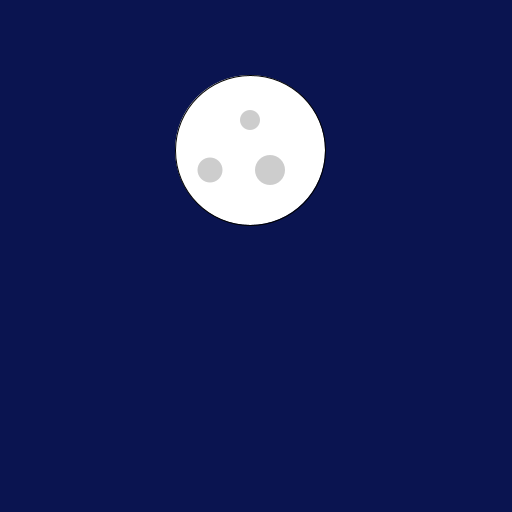
Frame 1 (no input)
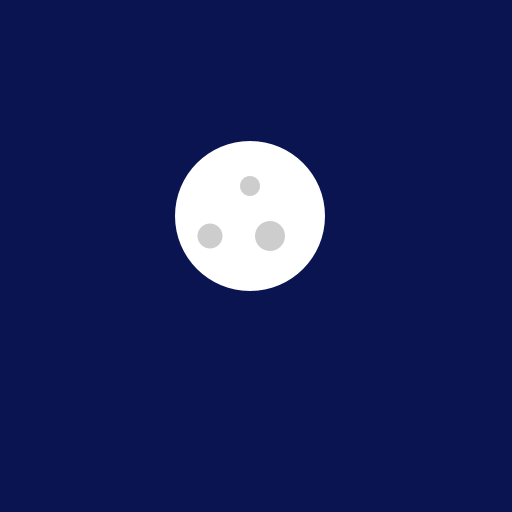
Frame 60 (the mouse pressed at the canvas centre just before this capture)
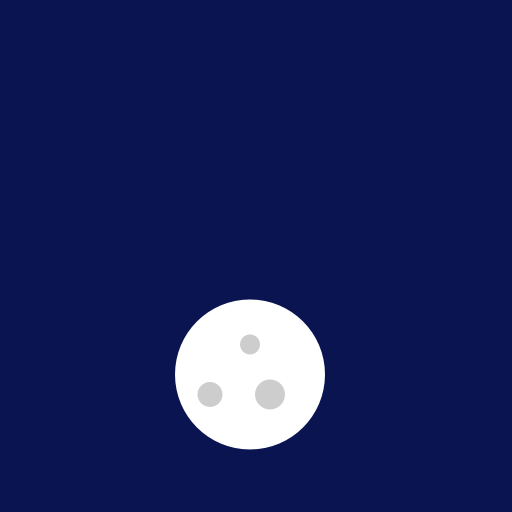
Frame 120 (the mouse held since frame 60 and released just before this capture)

The Processing sketch that drew these frames (run headless with seeded random() and noise(); from frame 60 on, the mouse is pressed at the canvas centre):

// Processing sketch: luna
// ── luna.pde
float gravity = 0.5; 
Moon luna = new Moon();

class Moon {
  float x = 0; 
  float y = 0; 
  float speed_y = 0; 
  
  void disegna() {
    fill(255); 
    circle(x + 250, y + 150, 150); 
  }
  
 
  void crateri() {
    noStroke();
    fill(127, 100); 
 
    circle(x + 250, y + 120, 20);
    circle(x + 270, y + 170, 30);
    circle(x + 210, y + 170, 25);
  }
  
  
  void rimbalzo() {
    y += speed_y;
    speed_y += gravity; 
    
    if (y + 150 > height) { 
      y = height - 190; 
      speed_y = -speed_y * 0.9;
    }
  }
}

void setup() {
  size(512, 512); 
}

void draw() {
  background(10, 20, 80); 
  luna.disegna(); 
  luna.crateri(); 
  luna.rimbalzo(); 
}
